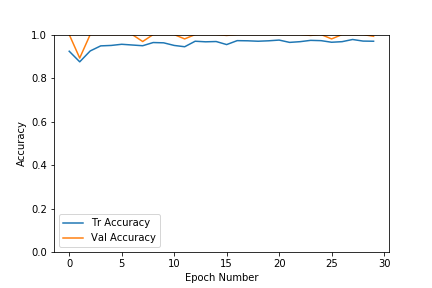
#> input picture Trained_Models_PyTorch/car-images_accuracy_curve.png, 432 x 288 px
$ python resize_images.py
#> lines starting #> are read from the running program, lines starting #| are printed output that depends on the picture
#> the answer given: ../Trained_Models_PyTorch
"""
	This script takes in a path to a directory of images and resizes them based on WIDTH.
	Made for ByteMyAscii CEN4020 project Fall 2019.
"""

import os
import cv2
import matplotlib.pyplot as plt


WIDTH = 100

# Uses opencv to resize an image without distortion
def resize_image_no_distortion(image, width = None, height = None, inter = cv2.INTER_AREA):
    dimensions = None
    (original_height, original_width) = image.shape[:2]

    # Do nothing
    if width is None and height is None:
        return image
    else:
        # Calculate new dimensions
        temp = width / float(original_width)
        dimensions = (width, int(original_height * temp))

    # Resize the image with the proper dimensions
    resized = cv2.resize(image, dimensions, interpolation = inter)

    # return the resized image
    return resized

def resize_images(images_directory):
    # Open the image directory
#> called with images_directory = '../Trained_Models_PyTorch'
    for image in os.listdir(images_directory):
        try:
            # Get next image
            image_path = os.path.join(images_directory, image)
            image_array = cv2.imread(image_path, cv2.IMREAD_COLOR)
#> image_array is the input picture: shape (288, 432, 3); mean B, G, R 250.5, 250.4, 250.3

            # Resize image to width of 100 and height to an equivalent ratio
            new_image = resize_image_no_distortion(image_array, WIDTH)
#> in resize_image_no_distortion, `resized = cv2.resize(image, dimensions, interpolation = inter)`:
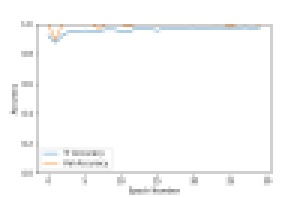
#> resized: shape (66, 100, 3) (shown 3 times larger); mean B, G, R 250.5, 250.4, 250.3
            #plt.imshow(new_image, cmap = "gray")
            #plt.show()

            # Save the new image
            cv2.imwrite(image_path, new_image)
        except Exception as e:
            print(e)
            exit(0)
#> pass 2 of the loop in resize_images, `for image in os.listdir(images_directory):`:
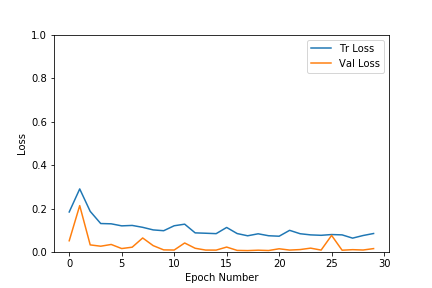
#> input picture Trained_Models_PyTorch/car-images_loss_curve.png, 432 x 288 px
#> in resize_images, image_array is the input picture: shape (288, 432, 3); mean B, G, R 250, 250.3, 250.5
#> in resize_image_no_distortion (call 2), `resized = cv2.resize(image, dimensions, interpolation = inter)`:
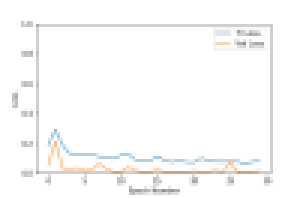
#> resized: shape (66, 100, 3) (shown 3 times larger); mean B, G, R 250, 250.3, 250.5


# Main
print("This script will scale images to a default of width 100px.")
print("Height is also reduced to the correct ratio")

# Get the path to the directory containing the images
images_directory = input("Enter the path to your directory (Ex. /home/laurie/images): ")
resize_images(images_directory)

print("Success")
